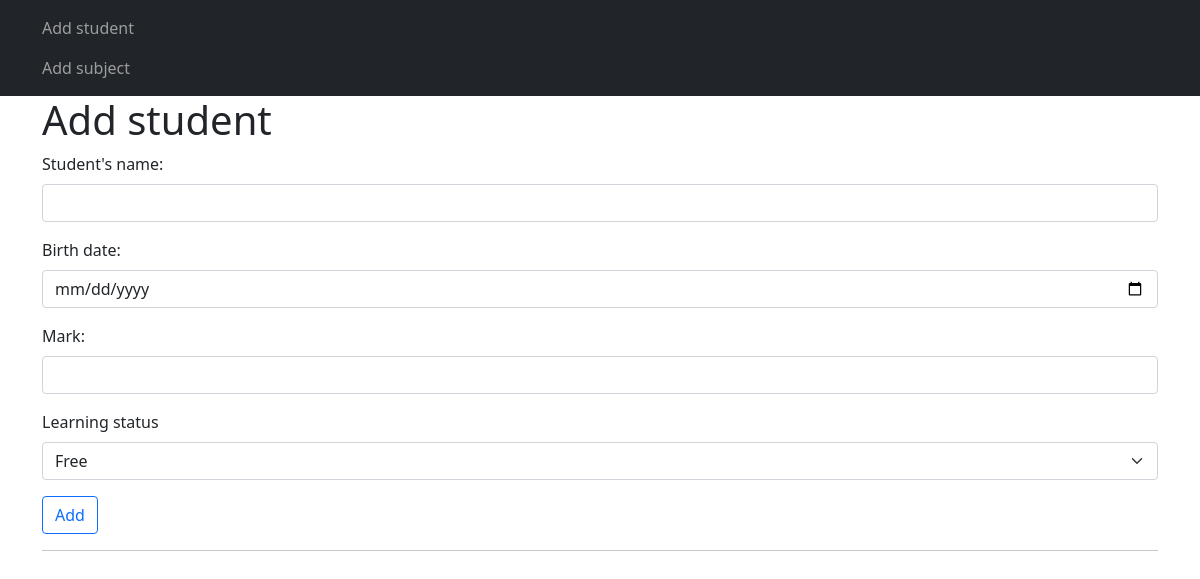
/add-student, run on an earlier commit of the app's database.
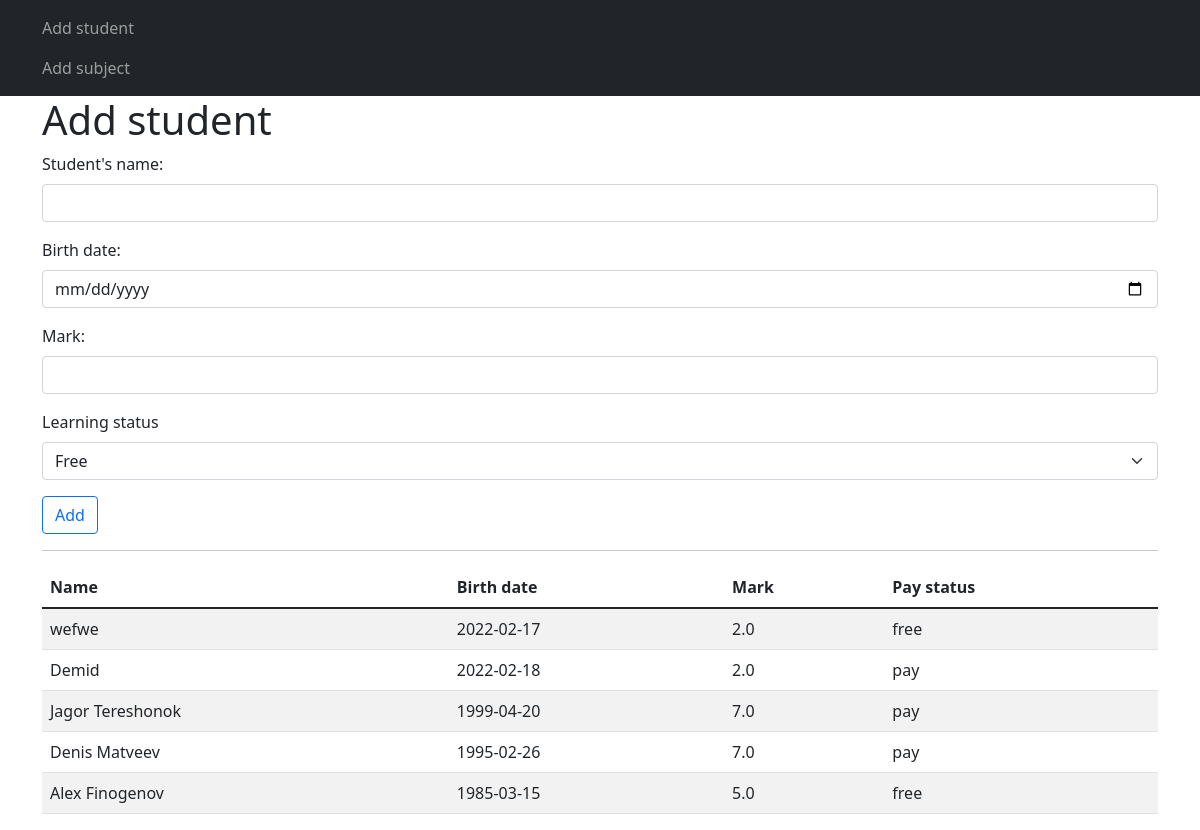
And on a later commit of the database.
### models.py (models this page shows)
class Students(db.Model):
    id = db.Column(db.Integer, primary_key=True)
    name = db.Column(db.String(120), nullable=False)
    birth_date = db.Column(db.Date, nullable=False, default=datetime.now())
    mark = db.Column(db.Float, nullable=False, default=3.2)
    subject_id = db.Column(db.Integer, db.ForeignKey('subjects.id'))
    status = db.Column(db.String(10), nullable=False, default='Paid')

### routes.py (the view, shortened to what this page needs)
@app.route('/add-student', methods=['GET', 'POST'])
def add_student():
    form = StudentForm()
    students = Students.query.all()  # достаю всех студентов из БД
    return render_template('add_students.html', form=form, items=students)

### forms.py
class StudentForm(FlaskForm):
    name = StringField('Student\'s name: ',
                       validators=[DataRequired()])
    birth_date = DateField('Birth date: ',
                           validators=[DataRequired()])
    mark = FloatField('Mark: ')
    status = SelectField('Learning status',
                         choices=[
                             ('free', 'Free'),
                             ('pay', 'Paid')
                         ])
    submit = SubmitField('Add')

### templates/add_students.html (shortened to what this page needs)
{% extends 'base.html' %}
{% block content %}
    <h1>Add student</h1>
    <form action="" method="post">
        <div class="mb-3">
            {{ form.name.label(class="form-label") }}
            {{ form.name(class="form-control") }}
        </div>
        <div class="mb-3">
            {{ form.birth_date.label(class="form-label") }}
            {{ form.birth_date(class="form-control") }}
        </div>
        <div class="mb-3">
            {{ form.mark.label(class="form-label") }}
            {{ form.mark(class="form-control") }}
        </div>
        <div class="mb-3">
            {{ form.status.label(class="form-label") }}
            {{ form.status(class="form-select") }}
        </div>
        <div class="mb-3">
            {{ form.submit(class="btn btn-outline-primary") }}
        </div>
    </form>
    <hr>
    {% if items|length > 1 %}
        <table class="table table-striped">
            <thead>
                <tr>
                    <th>Name</th>
                    <th>Birth date</th>
                    <th>Mark</th>
                    <th>Pay status</th>
                </tr>
            </thead>
            <tbody>
                {% for student in items %}
                    <tr>
                        <td>{{ student.name }}</td>
                        <td>{{ student.birth_date }}</td>
                        <td>{{ student.mark }}</td>
                        <td>{{ student.status }}</td>
                    </tr>
                {% endfor %}
            </tbody>
        </table>
    {% endif %}
{% endblock %}

### templates/base.html (shortened to what this page needs)
<!DOCTYPE html>
<html lang="en">
<head>
    <link href="https://cdn.jsdelivr.net/npm/bootstrap@5.1.3/dist/css/bootstrap.min.css" rel="stylesheet"
>
</head>
<body>
<nav class="navbar navbar-dark bg-dark">
    <div class="container">
        <ul class="navbar-nav">
            <li class="nav-item">
                <a class="nav-link" href="{{ url_for('add_student') }}">Add student</a>
            </li>
            <li class="nav-item">
                <a class="nav-link" href="{{ url_for('add_subject') }}">Add subject</a>
            </li>
        </ul>
    </div>
</nav>
<div class="container">
    {% block content %}{% endblock %}
</div>
</body>
</html>

What changed in the data, as far as the page shows it:
now on this page (row unchanged): Students: name "wefwe", birth_date "2022-02-17", mark "2.0", status "free"
added Students: name "Demid", birth_date "2022-02-18", mark "2.0", status "pay"
added Students: name "Jagor Tereshonok", birth_date "1999-04-20", mark "7.0", status "pay"
added Students: name "Denis Matveev", birth_date "1995-02-26", mark "7.0", status "pay"
added Students: name "Alex Finogenov", birth_date "1985-03-15", mark "5.0", status "free"
Also different on the page:
text now shown: "Name Birth date Mark Pay status"
